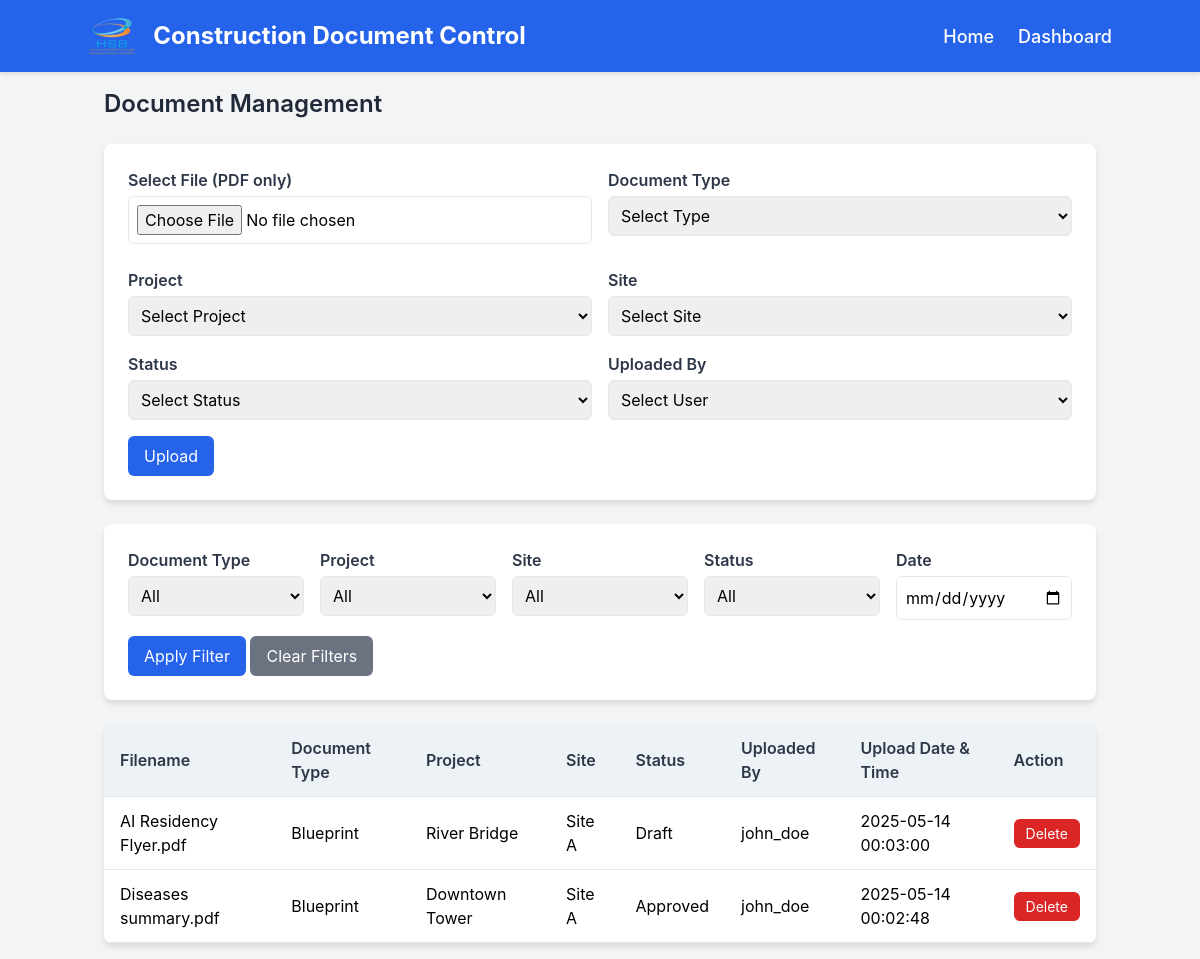
The page / on the database its author committed.
### tables this page shows
CREATE TABLE documents (
        id INTEGER PRIMARY KEY AUTOINCREMENT,
        filename TEXT NOT NULL,
        file_path TEXT NOT NULL,
        document_type_id INTEGER,
        project_id INTEGER,
        site_id INTEGER,
        status_id INTEGER,
        uploaded_by INTEGER,
        created_at TIMESTAMP DEFAULT CURRENT_TIMESTAMP,
        FOREIGN KEY (document_type_id) REFERENCES document_types(id),
        FOREIGN KEY (project_id) REFERENCES projects(id),
        FOREIGN KEY (site_id) REFERENCES sites(id),
        FOREIGN KEY (status_id) REFERENCES statuses(id),
        FOREIGN KEY (uploaded_by) REFERENCES users(id)
    );

CREATE TABLE document_types (
        id INTEGER PRIMARY KEY AUTOINCREMENT,
        type_name TEXT NOT NULL UNIQUE
    );

CREATE TABLE projects (
        id INTEGER PRIMARY KEY AUTOINCREMENT,
        project_name TEXT NOT NULL UNIQUE
    );

CREATE TABLE sites (
        id INTEGER PRIMARY KEY AUTOINCREMENT,
        site_name TEXT NOT NULL UNIQUE
    );

CREATE TABLE statuses (
        id INTEGER PRIMARY KEY AUTOINCREMENT,
        status_name TEXT NOT NULL UNIQUE
    );

CREATE TABLE users (
        id INTEGER PRIMARY KEY AUTOINCREMENT,
        username TEXT NOT NULL UNIQUE
    );

### app.py (the view, shortened to what this page needs)
@app.route('/', methods=['GET', 'POST'])
def index():
    filters = {}
    document_types = get_document_types()
    projects = get_projects()
    sites = get_sites()
    statuses = get_statuses()
    users = get_users()
    documents = get_all_documents(filters)
    return render_template('index.html',
                         document_types=document_types,
                         projects=projects,
                         sites=sites,
                         statuses=statuses,
                         users=users,
                         documents=documents,
                         filters=filters)

### database.py (called while the page is built, shortened)
def get_db_connection():
    conn = sqlite3.connect(DATABASE)
    conn.row_factory = sqlite3.Row
    return conn

def get_document_types():
    conn = get_db_connection()
    document_types = conn.execute('SELECT * FROM document_types').fetchall()
    conn.close()
    return document_types

def get_projects():
    conn = get_db_connection()
    projects = conn.execute('SELECT * FROM projects').fetchall()
    conn.close()
    return projects

def get_sites():
    conn = get_db_connection()
    sites = conn.execute('SELECT * FROM sites').fetchall()
    conn.close()
    return sites

def get_statuses():
    conn = get_db_connection()
    statuses = conn.execute('SELECT * FROM statuses').fetchall()
    conn.close()
    return statuses

def get_users():
    conn = get_db_connection()
    users = conn.execute('SELECT * FROM users').fetchall()
    conn.close()
    return users

def get_all_documents(filters=None):
    conn = get_db_connection()
    query = '''
        SELECT d.id, d.filename, dt.type_name, p.project_name, s.site_name, st.status_name, u.username, d.created_at
        FROM documents d
        JOIN document_types dt ON d.document_type_id = dt.id
        JOIN projects p ON d.project_id = p.id
        JOIN sites s ON d.site_id = s.id
        JOIN statuses st ON d.status_id = st.id
        JOIN users u ON d.uploaded_by = u.id
    '''
    params = []
    conditions = []
    if conditions:
        query += ' WHERE ' + ' AND '.join(conditions)
    query += ' ORDER BY d.created_at DESC'
    documents = conn.execute(query, params).fetchall()
    conn.close()
    return documents

### templates/index.html (shortened to what this page needs)
{% extends 'base.html' %}
{% block content %}
    <h2 class="text-2xl font-semibold text-gray-800 mb-6">Document Management</h2>
    <div class="form-container mb-6">
        <form id="upload-form" method="POST" action="{{ url_for('upload_file') }}" enctype="multipart/form-data">
            <div class="grid grid-cols-1 md:grid-cols-2 gap-4">
                <div>
                    <label for="file" class="block mb-1">Select File (PDF only)</label>
                    <input type="file" id="file" name="file" accept=".pdf" class="mb-2" required>
                </div>
                <div>
                    <label for="document_type" class="block mb-1">Document Type</label>
                    <select id="document_type" name="document_type" required>
                        <option value="">Select Type</option>
                    </select>
                </div>
                <div>
                    <label for="project" class="block mb-1">Project</label>
                    <select id="project" name="project" required>
                        <option value="">Select Project</option>
                    </select>
                </div>
                <div>
                    <label for="site" class="block mb-1">Site</label>
                    <select id="site" name="site" required>
                        <option value="">Select Site</option>
                    </select>
                </div>
                <div>
                    <label for="status" class="block mb-1">Status</label>
                    <select id="status" name="status" required>
                        <option value="">Select Status</option>
                    </select>
                </div>
                <div>
                    <label for="user" class="block mb-1">Uploaded By</label>
                    <select id="user" name="user" required>
                        <option value="">Select User</option>
                    </select>
                </div>
            </div>
            <button type="submit" class="bg-blue-600 text-white px-4 py-2 mt-4 rounded-md hover:bg-blue-700">Upload</button>
        </form>
    </div>
    <div class="form-container mb-6">
        <form id="filter-form" method="POST" action="">
            <div class="grid grid-cols-1 md:grid-cols-5 gap-4">
                <div>
                    <label for="filter_document_type" class="block mb-1">Document Type</label>
                    <select id="filter_document_type" name="document_type">
                        <option value="">All</option>
                    </select>
                </div>
                <div>
                    <label for="filter_project" class="block mb-1">Project</label>
                    <select id="filter_project" name="project">
                        <option value="">All</option>
                    </select>
                </div>
                <div>
                    <label for="filter_site" class="block mb-1">Site</label>
                    <select id="filter_site" name="site">
                        <option value="">All</option>
                    </select>
                </div>
                <div>
                    <label for="filter_status" class="block mb-1">Status</label>
                    <select id="filter_status" name="status">
                        <option value="">All</option>
                    </select>
                </div>
                <div>
                    <label for="filter_date" class="block mb-1">Date</label>
                    <input type="date" id="filter_date" name="date" value="{{ filters.date if filters.date else '' }}">
                </div>
            </div>
            <button type="submit" class="bg-blue-600 text-white px-4 py-2 mt-4 rounded-md hover:bg-blue-700">Apply Filter</button>
            <button type="button" id="clear-filters" class="bg-gray-500 text-white px-4 py-2 mt-4 rounded-md hover:bg-gray-700">Clear Filters</button>
        </form>
    </div>
    <div class="table-container">
        <table>
            <thead>
                <tr>
                    <th>Filename</th>
                    <th>Document Type</th>
                    <th>Project</th>
                    <th>Site</th>
                    <th>Status</th>
                    <th>Uploaded By</th>
                    <th>Upload Date & Time</th>
                    <th>Action</th>
                </tr>
            </thead>
            <tbody>
                {% for document in documents %}
                    <tr>
                        <td>{{ document.filename }}</td>
                        <td>{{ document.type_name }}</td>
                        <td>{{ document.project_name }}</td>
                        <td>{{ document.site_name }}</td>
                        <td>{{ document.status_name }}</td>
                        <td>{{ document.username }}</td>
                        <td>{{ document.created_at }}</td>
                        <td>
                            <form class="delete-form" method="POST" action="{{ url_for('delete_file', document_id=document.id) }}" onsubmit="return confirm('Are you sure you want to delete {{ document.filename }}?');">
                                <button type="submit" class="bg-red-600 text-white px-2 py-1 rounded-md hover:bg-red-700">Delete</button>
                            </form>
                        </td>
                    </tr>
                {% endfor %}
            </tbody>
        </table>
    </div>
{% endblock %}

### templates/base.html (shortened to what this page needs)
<!DOCTYPE html>
<html lang="en">
<head>
    <script src="https://cdn.tailwindcss.com"></script>
    <link rel="stylesheet" href="{{ url_for('static', filename='css/style.css') }}">
</head>
<body class="bg-gray-100">
    <nav class="bg-blue-600 text-white p-4">
        <div class="container mx-auto flex items-center justify-between">
            <div class="flex items-center space-x-4">
                <img src="{{ url_for('static', filename='images/logo.png') }}" alt="HSB Logo" class="navbar-logo">
                <h1 class="text-2xl font-bold">Construction Document Control</h1>
            </div>
            <div class="nav-links">
                <a href="{{ url_for('index') }}" class="nav-link">Home</a>
                <a href="{{ url_for('dashboard') }}" class="nav-link">Dashboard</a>
            </div>
        </div>
    </nav>
    <div class="container mx-auto p-4">
        {% block content %}
        {% endblock %}
    </div>
</body>
</html>

### static/css/style.css (style rules this page uses)
body { font-family: 'Inter', sans-serif; }
nav { box-shadow: 0 2px 4px rgba(0, 0, 0, 0.1); transition: background-color 0.3s ease; }
nav .navbar-logo { height: 40px; width: auto; transition: transform 0.3s ease, filter 0.3s ease; }
.nav-links { display: flex; gap: 1.5rem; align-items: center; }
.nav-link { font-size: 1.125rem; font-weight: 500; color: #ffffff; position: relative; transition: color 0.3s ease; }
.nav-link::after { content: ''; position: absolute; width: 0; height: 2px; bottom: -4px; left: 0; background-color: #e2e8f0; transition: width 0.3s ease; }
.form-container { background: white; padding: 1.5rem; border-radius: 0.5rem; box-shadow: 0 4px 6px rgba(0, 0, 0, 0.1); margin-bottom: 2rem; }
.form-container label { font-weight: 600; color: #2d3748; }
.form-container input[type="file"], .form-container select, .form-container input[type="date"] { border: 1px solid #e2e8f0; padding: 0.5rem; border-radius: 0.375rem; width: 100%; transition: border-color 0.2s; }
.form-container button { transition: background-color 0.2s; }
.table-container { background: white; border-radius: 0.5rem; box-shadow: 0 4px 6px rgba(0, 0, 0, 0.1); overflow-x: auto; }
.table-container table { width: 100%; border-collapse: separate; border-spacing: 0; }
.table-container th, .table-container td { padding: 0.75rem 1rem; text-align: left; border-bottom: 1px solid #e2e8f0; }
.table-container th { background: #edf2f7; font-weight: 600; color: #2d3748; }
.table-container button { padding: 0.25rem 0.75rem; font-size: 0.875rem; }

### rows shown on the page
documents: filename "AI Residency Flyer.pdf", type_name "Blueprint", project_name "River Bridge", site_name "Site A", status_name "Draft", username "john_doe", created_at "2025-05-14 00:03:00"
documents: filename "Diseases summary.pdf", type_name "Blueprint", project_name "Downtown Tower", site_name "Site A", status_name "Approved", username "john_doe", created_at "2025-05-14 00:02:48"
